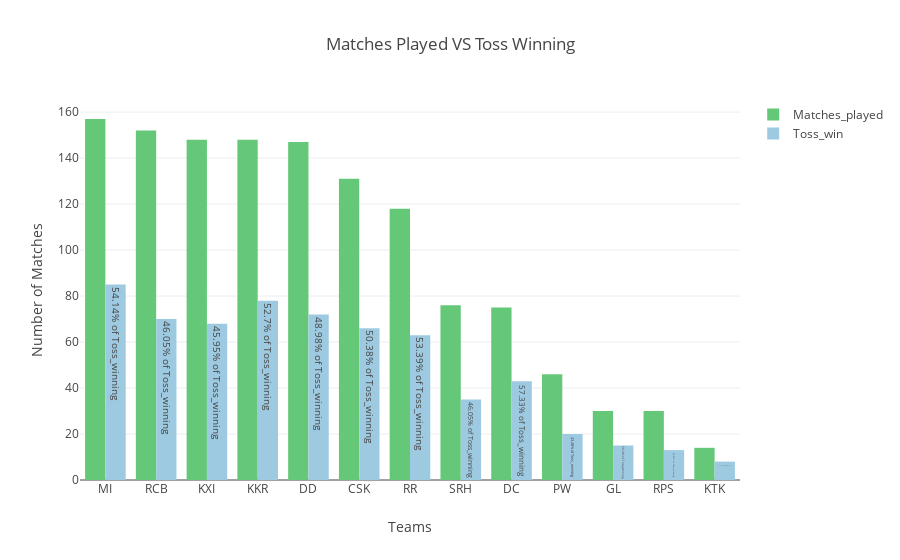

This figure's notebook cell:
### Code cell
#### Here we compared How many matches the team played overall and 
#### how many times they own the toss in terms of percentage it ploted.

Toss_winning= Bar(x=matchs_played['team'],
            y=matchs_played['toss_win_matches'],
            marker=dict(color="rgb(158,202,225)"),
            name='Toss_win',
            text=matchs_played['prcnt_toss_winning'])
Matches_played = Bar(x=matchs_played['team'],
             y=matchs_played['matches'],
             marker=dict(color='rgb(100,200,120)'),
             name='Matches_played')

layout = Layout(title="Matches Played VS Toss Winning",
                xaxis=dict(title="Teams"),
                yaxis=dict(title="Number of Matches"))

plotly.offline.iplot({
    "data":[Matches_played,Toss_winning],
    "layout":layout
})

### Figure 1 — Plotly figure (JSON) as saved in the notebook; plotly's stock layout.template omitted (floating-point values rounded to 4 significant figures)
{"data": [{"marker": {"color": "rgb(100,200,120)"}, "name": "Matches_played", "type": "bar", "x": ["MI", "RCB", "KXI", "KKR", "DD", "CSK", "RR", "SRH", "DC", "PW", "GL", "RPS", "KTK"], "y": [157, 152, 148, 148, 147, 131, 118, 76, 75, 46, 30, 30, 14]}, {"marker": {"color": "rgb(158,202,225)"}, "name": "Toss_win", "text": ["54.14% of Toss_winning", "46.05% of Toss_winning", "45.95% of Toss_winning", "52.7% of Toss_winning", "48.98% of Toss_winning", "50.38% of Toss_winning", "53.39% of Toss_winning", "46.05% of Toss_winning", "57.33% of Toss_winning", "43.48% of Toss_winning", "50.0% of Toss_winning", "43.33% of Toss_winning", "57.14% of Toss_winning"], "type": "bar", "x": ["MI", "RCB", "KXI", "KKR", "DD", "CSK", "RR", "SRH", "DC", "PW", "GL", "RPS", "KTK"], "y": [85, 70, 68, 78, 72, 66, 63, 35, 43, 20, 15, 13, 8]}], "layout": {"title": "Matches Played VS Toss Winning", "xaxis": {"title": "Teams"}, "yaxis": {"title": "Number of Matches"}}}
